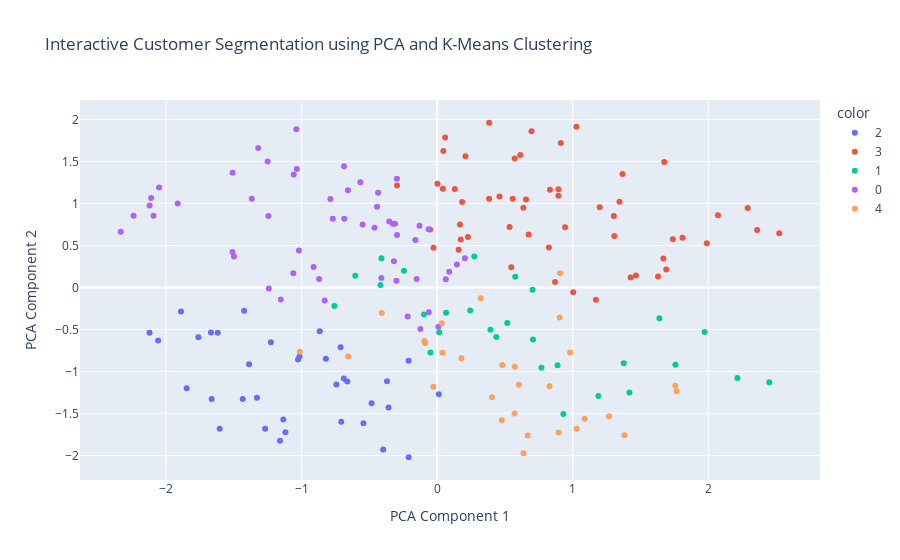
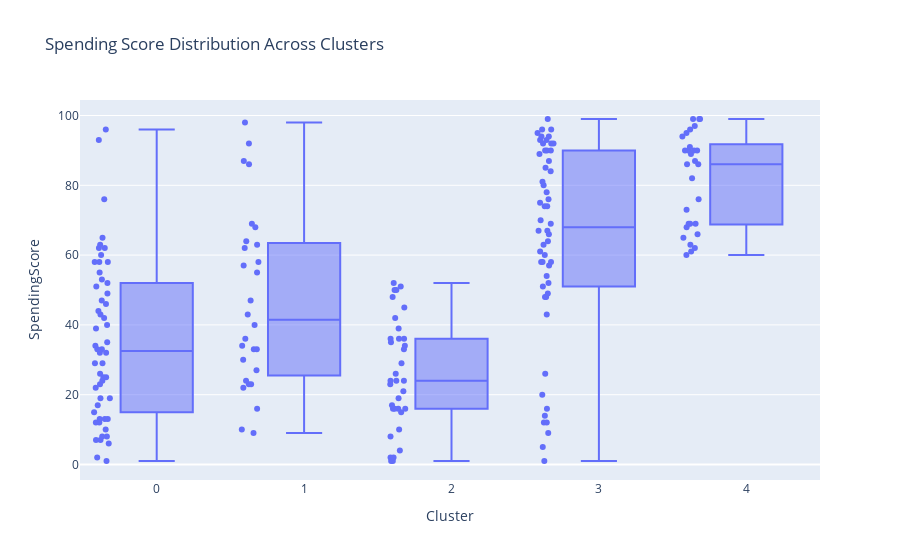
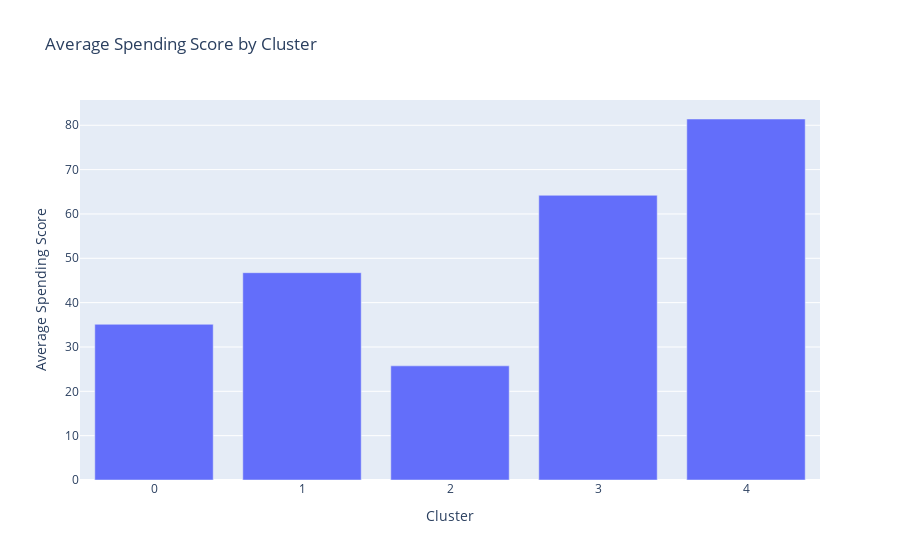

The notebook cell these images were saved under, in order:
### Code cell
import os
import warnings
import pandas as pd
import numpy as np
from sklearn.preprocessing import StandardScaler
from sklearn.cluster import KMeans
from sklearn.decomposition import PCA
import matplotlib.pyplot as plt
import plotly.express as px  # Import Plotly

# Suppress the specific warning related to memory leak on Windows with MKL
warnings.filterwarnings("ignore", message="KMeans is known to have a memory leak on Windows with MKL")

# Set number of threads to 1 to avoid KMeans memory leak on Windows (MKL issue)
os.environ["OMP_NUM_THREADS"] = "1"

# Load or Create Dataset
filename = 'customer_data.csv'
if not os.path.exists(filename):
    print(f"File '{filename}' not found. Creating a sample dataset.")
    np.random.seed(42)
    sample_data = pd.DataFrame({
        'Age': np.random.randint(18, 70, 200),
        'Income': np.random.randint(20000, 120000, 200),
        'SpendingScore': np.random.randint(1, 100, 200),
        'Gender': np.random.choice(['Male', 'Female'], 200)
    })
    sample_data.to_csv(filename, index=False)
    data = sample_data
else:
    data = pd.read_csv(filename)

# Preprocessing
data.ffill(inplace=True)  # Forward-fill missing values
data = pd.get_dummies(data, drop_first=True)  # Convert categorical to numeric and avoid dummy variable trap

# Scale the data
scaler = StandardScaler()
scaled_data = scaler.fit_transform(data)

# Apply K-Means Clustering
kmeans = KMeans(n_clusters=5, random_state=42, n_init=10)
data['Cluster'] = kmeans.fit_predict(scaled_data)

# Reduce dimensions using PCA for visualization
pca = PCA(n_components=2)
pca_components = pca.fit_transform(scaled_data)

# Interactive Scatter Plot using Plotly
fig = px.scatter(
    x=pca_components[:, 0], 
    y=pca_components[:, 1], 
    color=data['Cluster'].astype(str),
    labels={'x': 'PCA Component 1', 'y': 'PCA Component 2'},
    title="Interactive Customer Segmentation using PCA and K-Means Clustering"
)
fig.show()

# Create a summary of the clusters
cluster_summary = data.groupby('Cluster').mean()

# Show the summary for each cluster
print("\nCluster Summary:")
print(cluster_summary)

# Create a boxplot for Spending Score across different clusters using Plotly
fig2 = px.box(
    data, 
    x="Cluster", 
    y="SpendingScore", 
    points="all", 
    title="Spending Score Distribution Across Clusters"
)
fig2.show()

# Interactive Bar Plot using Plotly for Average Spending Score per Cluster
fig3 = px.bar(
    cluster_summary, 
    x=cluster_summary.index, 
    y='SpendingScore', 
    labels={'index': 'Cluster', 'SpendingScore': 'Average Spending Score'},
    title="Average Spending Score by Cluster"
)
fig3.show()

# Save the segmented data to CSV
data.to_csv('segmented_customers.csv', index=False)
print("Segmented data saved to 'segmented_customers.csv'.")

### Figure 1 — Plotly figure (JSON) as saved in the notebook; plotly's stock layout.template omitted (floating-point values rounded to 4 significant figures)
{"data": [{"hovertemplate": "color=2<br>PCA Component 1=%{x}<br>PCA Component 2=%{y}<extra></extra>", "legendgroup": "2", "marker": {"color": "#636efa", "symbol": "circle"}, "mode": "markers", "name": "2", "orientation": "v", "showlegend": true, "type": "scatter", "x": [-0.4843, -1.227, -1.269, -0.2112, -0.7125, -0.3591, -1.669, -1.848, -1.664, -1.388, -0.8215, -1.89, -2.122, -1.435, -1.762, -0.3984, -1.16, -1.424, -0.8665, -1.619, -1.136, -0.2105, -1.026, -1.605, -0.7438, -1.016, 0.01234, -0.3704, -2.059, -1.12, -0.6631, -0.5442, -1.33, -0.689, -0.7081], "xaxis": "x", "y": [-1.376, -0.6513, -1.68, -0.8713, -0.7109, -1.427, -0.5347, -1.199, -1.325, -0.9128, -0.8472, -0.2848, -0.5365, -1.325, -0.5916, -1.926, -1.824, -0.2774, -0.5216, -0.5369, -1.571, -2.02, -0.8564, -1.682, -1.153, -0.8206, -1.269, -1.115, -0.6293, -1.722, -1.117, -1.616, -1.312, -1.084, -1.598], "yaxis": "y"}, {"hovertemplate": "color=3<br>PCA Component 1=%{x}<br>PCA Component 2=%{y}<extra></extra>", "legendgroup": "3", "marker": {"color": "#EF553B", "symbol": "circle"}, "mode": "markers", "name": "3", "orientation": "v", "showlegend": true, "type": "scatter", "x": [1.69, 2.361, 0.1678, 0.1841, 0.2269, -0.2966, 0.158, 1.668, 1.003, 0.2085, 0.824, 1.466, 0.6551, 0.05834, 0.1737, 2.291, 0.5571, 1.738, 0.3832, 0.6742, 2.071, -0.05236, 1.367, 0.6354, 0.894, 0.8319, 1.81, 0.04563, 0.1301, 0.9118, 1.345, 1.675, 0.3827, 0.5717, 1.304, 0.8694, 1.199, 2.523, 0.8945, 0.5461, 1.171, 0.6956, 0.001896, 0.6131, 0.4596, -0.02712, 0.04213, 1.427, 1.989, 0.9434, 1.307, 1.63, 1.027, 0.5338], "xaxis": "x", "y": [0.216, 0.6835, 0.7517, 1.019, 0.6003, 1.215, 0.4497, 0.3462, -0.05546, 1.561, 0.4761, 0.1434, 1.047, 1.786, 0.5709, 0.9463, 1.056, 0.5754, 1.961, 0.6325, 0.861, 0.6912, 1.351, 0.9491, 1.092, 1.164, 0.5933, 1.625, 1.174, 1.721, 1.021, 1.495, 1.056, 1.535, 0.8505, 0.06666, 0.9546, 0.6457, 1.17, 0.2427, -0.146, 1.862, 1.236, 1.578, 1.084, 0.4724, 1.175, 0.1195, 0.5284, 0.717, 0.6141, 0.131, 1.912, 0.7196], "yaxis": "y"}, {"hovertemplate": "color=1<br>PCA Component 1=%{x}<br>PCA Component 2=%{y}<extra></extra>", "legendgroup": "1", "marker": {"color": "#00cc96", "symbol": "circle"}, "mode": "markers", "name": "1", "orientation": "v", "showlegend": true, "type": "scatter", "x": [0.3923, 2.45, 1.973, -0.09762, 0.8881, 0.7688, 2.215, 0.5757, -0.7583, 0.436, 0.06535, 1.189, 1.639, 0.2738, 0.7036, 0.9308, -0.4184, -0.2455, -0.6043, 0.5171, 1.418, -0.04982, 1.757, 0.2433, 0.01485, 0.7069, -0.4115, 1.376], "xaxis": "x", "y": [-0.5033, -1.127, -0.5292, -0.3201, -0.9246, -0.9544, -1.077, 0.1293, -0.2184, -0.5895, -0.3006, -1.292, -0.3641, 0.3689, -0.02717, -1.505, 0.03071, 0.1992, 0.141, -0.4204, -1.249, -0.7738, -0.9193, -0.2724, -0.5322, -0.618, 0.3472, -0.901], "yaxis": "y"}, {"hovertemplate": "color=0<br>PCA Component 1=%{x}<br>PCA Component 2=%{y}<extra></extra>", "legendgroup": "0", "marker": {"color": "#ab63fa", "symbol": "circle"}, "mode": "markers", "name": "0", "orientation": "v", "showlegend": true, "type": "scatter", "x": [-2.335, -2.24, -1.51, -0.6859, -0.3111, -0.4624, -1.251, -1.32, -0.06341, -1.154, 0.2042, -2.093, -0.3193, -0.6586, 0.008626, -1.51, 0.08883, -1.245, -0.6873, -0.2964, -1.914, -0.06214, -0.4117, -0.7699, -0.1243, -2.11, -0.3542, -1.499, 0.06324, -2.122, -0.4436, -0.1608, -1.02, -0.1516, -0.2974, -0.1306, -0.4361, -1.242, -0.3013, -0.9119, -2.052, -0.5671, -1.368, -0.8299, -0.8711, -0.5502, -1.061, 0.145, -0.788, -1.059, -1.036, -1.039, -0.218, -0.3272], "xaxis": "x", "y": [0.6654, 0.8535, 0.4225, 0.8179, 0.7583, 0.7123, 1.5, 1.662, 0.6929, -0.1428, 0.3475, 0.8558, 0.3123, 1.157, -0.4673, 1.366, 0.1885, 0.8508, 1.444, 0.6258, 1.001, -0.2951, 0.1143, 0.8176, -0.4929, 1.065, 0.7853, 0.37, 0.1002, 0.9779, 0.963, 0.5645, 0.4404, 0.1006, 1.295, 0.7348, 1.128, -0.01168, 0.07974, 0.2455, 1.191, 1.252, 1.058, -0.1554, 0.1007, 0.7503, 0.1702, 0.2748, 1.053, 1.345, 1.412, 1.883, -0.3451, 0.7585], "yaxis": "y"}, {"hovertemplate": "color=4<br>PCA Component 1=%{x}<br>PCA Component 2=%{y}<extra></extra>", "legendgroup": "4", "marker": {"color": "#FFA15A", "symbol": "circle"}, "mode": "markers", "name": "4", "orientation": "v", "showlegend": true, "type": "scatter", "x": [1.088, -0.09465, 0.6376, 1.766, 0.8958, 0.1784, -0.02884, -0.4089, -1.014, 0.03915, 0.5723, 0.5711, 0.4033, 0.8286, 0.6679, -0.08907, 0.602, 0.3211, -0.6571, 1.029, 0.9807, 0.4769, 0.4801, 1.267, 0.03386, 1.757, 0.9063, 1.381, 0.9035], "xaxis": "x", "y": [-1.563, -0.6375, -1.973, -1.235, -1.725, -0.8409, -1.18, -0.3037, -0.7649, -0.7761, -0.9436, -1.5, -1.306, -1.174, -1.761, -0.6589, -1.157, -0.1276, -0.8196, -1.681, -0.772, -1.579, -0.922, -1.531, -0.4248, -1.169, 0.169, -1.759, -0.3565], "yaxis": "y"}], "layout": {"autosize": true, "legend": {"title": {"text": "color"}, "tracegroupgap": 0}, "title": {"text": "Interactive Customer Segmentation using PCA and K-Means Clustering"}, "xaxis": {"anchor": "y", "autorange": true, "domain": [0, 1], "range": [-2.629, 2.818], "title": {"text": "PCA Component 1"}, "type": "linear"}, "yaxis": {"anchor": "x", "autorange": true, "domain": [0, 1], "range": [-2.348, 2.29], "title": {"text": "PCA Component 2"}, "type": "linear"}}}

### Figure 2 — Plotly figure (JSON) as saved in the notebook; plotly's stock layout.template omitted (floating-point values rounded to 4 significant figures; data arrays with more than 128 entries replaced by an {"elided": "..."} marker saying what was removed)
{"data": [{"alignmentgroup": "True", "boxpoints": "all", "hovertemplate": "Cluster=%{x}<br>SpendingScore=%{y}<extra></extra>", "legendgroup": "", "marker": {"color": "#636efa"}, "name": "", "notched": false, "offsetgroup": "", "orientation": "v", "showlegend": false, "type": "box", "x": {"elided": "200 int values"}, "x0": " ", "xaxis": "x", "y": {"elided": "200 int values"}, "y0": " ", "yaxis": "y"}], "layout": {"autosize": true, "boxmode": "group", "legend": {"tracegroupgap": 0}, "title": {"text": "Spending Score Distribution Across Clusters"}, "xaxis": {"anchor": "y", "autorange": true, "domain": [0, 1], "range": [-0.516, 4.5], "title": {"text": "Cluster"}, "type": "linear"}, "yaxis": {"anchor": "x", "autorange": true, "domain": [0, 1], "range": [-4.444, 104.4], "title": {"text": "SpendingScore"}, "type": "linear"}}}

### Figure 3 — Plotly figure (JSON) as saved in the notebook; plotly's stock layout.template omitted (floating-point values rounded to 4 significant figures)
{"data": [{"alignmentgroup": "True", "hovertemplate": "Cluster=%{x}<br>Average Spending Score=%{y}<extra></extra>", "legendgroup": "", "marker": {"color": "#636efa", "pattern": {"shape": ""}}, "name": "", "offsetgroup": "", "orientation": "v", "showlegend": false, "textposition": "auto", "type": "bar", "x": [0, 1, 2, 3, 4], "xaxis": "x", "y": [35.11, 46.75, 25.74, 64.2, 81.41], "yaxis": "y"}], "layout": {"autosize": true, "barmode": "relative", "legend": {"tracegroupgap": 0}, "title": {"text": "Average Spending Score by Cluster"}, "xaxis": {"anchor": "y", "autorange": true, "domain": [0, 1], "range": [-0.5, 4.5], "title": {"text": "Cluster"}, "type": "linear"}, "yaxis": {"anchor": "x", "autorange": true, "domain": [0, 1], "range": [0, 85.7], "title": {"text": "Average Spending Score"}, "type": "linear"}}}
